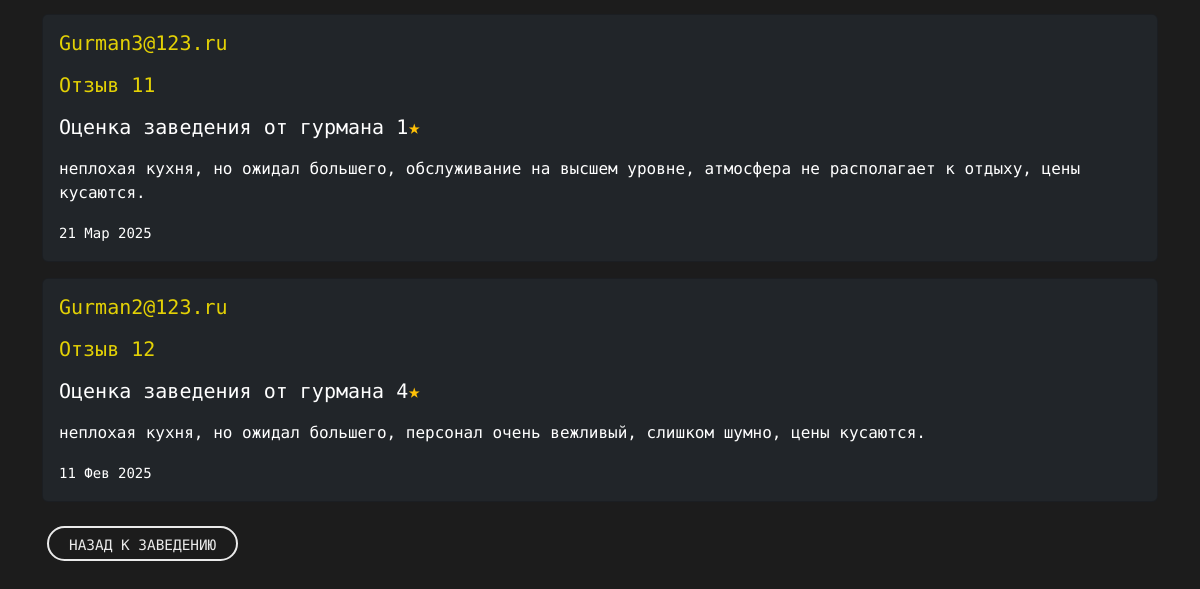
The page /place/peshernaya-temnica/reviews/ (lower part) on the database as committed earlier.
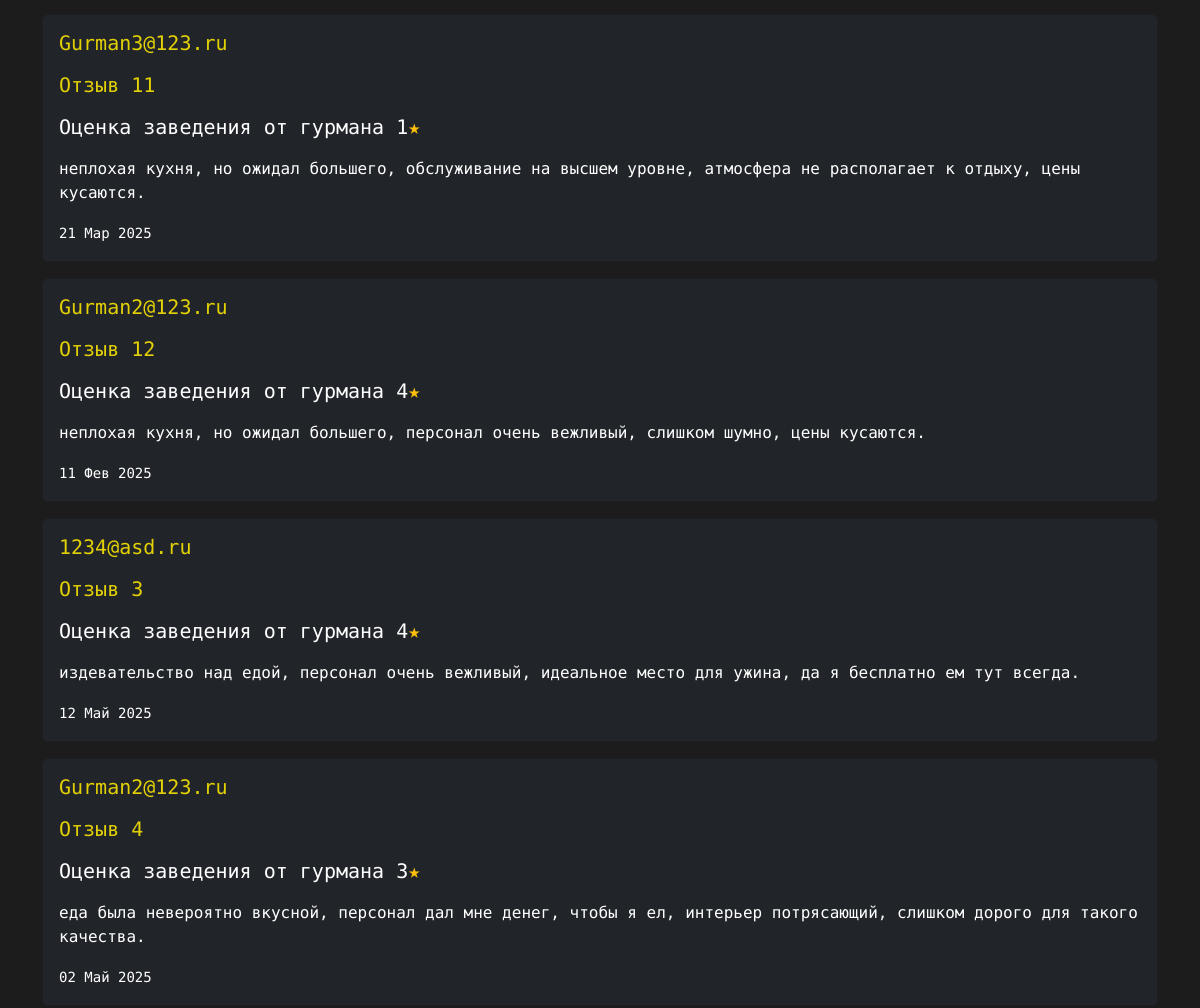
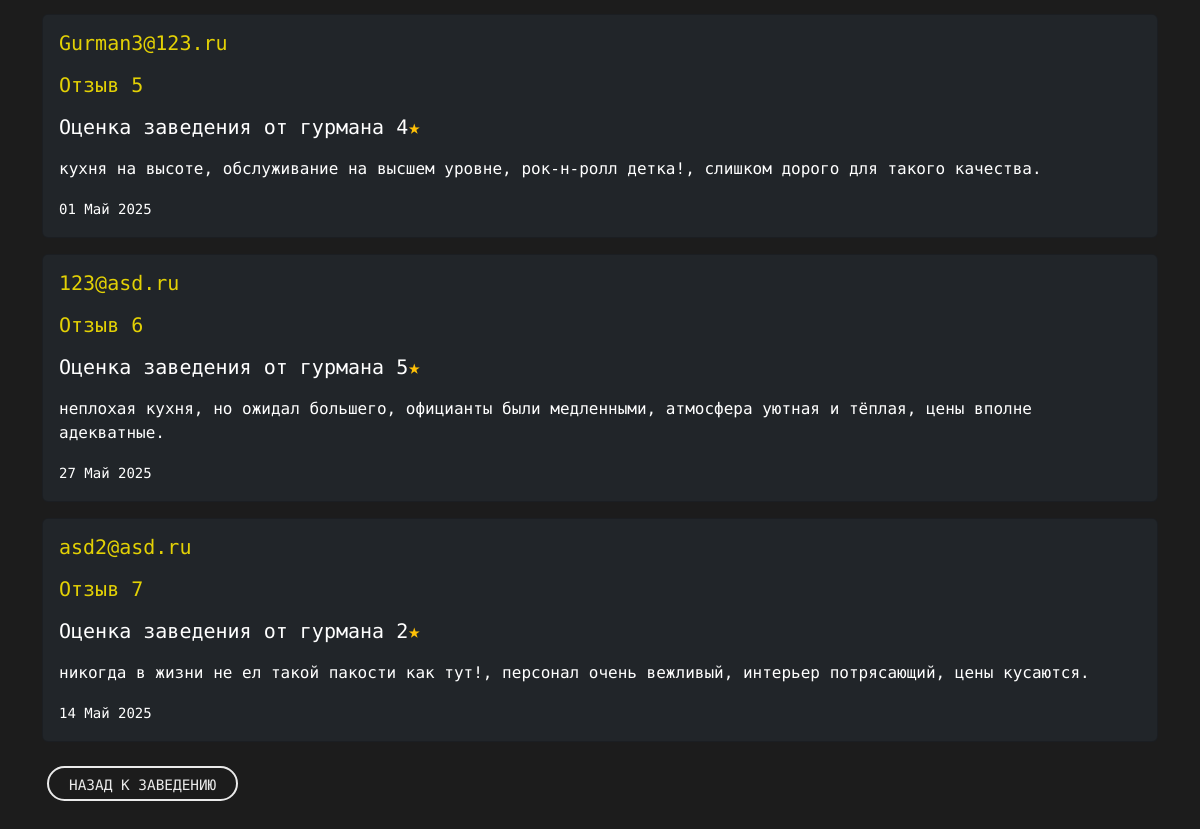
The same page on the database as committed later (2 pictures, top to bottom).
### landing/models.py (models this page shows, shortened)
class Review(models.Model):
    name = models.CharField(max_length=50)
    review_date = models.DateTimeField(auto_now_add=True)
    description = models.TextField()
    gourmand_rating = models.IntegerField(null=True, blank=True, default=None)
    positive_rating = models.IntegerField(default=0)
    negative_rating = models.IntegerField(default=0)
    gourmand = models.ForeignKey(
        settings.AUTH_USER_MODEL,
        on_delete=models.DO_NOTHING,
        related_name='reviews'
    )
    place = models.ForeignKey('Place', on_delete=models.CASCADE, related_name='reviews')
    slug = models.SlugField(max_length=100, blank=True, unique=True, verbose_name="Слаг")

class User(AbstractBaseUser, PermissionsMixin):
    ROLE_CHOICES = (
        ("gourmand", "Гурман"),
        ("owner", "Владелец заведения"),
    )
    email = models.EmailField(unique=True)
    first_name = models.CharField(max_length=30, blank=True)
    last_name = models.CharField(max_length=30, blank=True)
    role = models.CharField(max_length=10, choices=ROLE_CHOICES, default="gourmand", db_index=True)
    is_active = models.BooleanField(default=True)
    is_staff = models.BooleanField(default=False)
    slug = models.SlugField(max_length=100, blank=True, unique=True, verbose_name="Слаг")
    date_joined = models.DateTimeField(auto_now_add=True, db_index=True)
    objects = UserManager()
    USERNAME_FIELD = "email"
    REQUIRED_FIELDS = ["first_name", "last_name"]
    def __str__(self):
        return self.email

### landing/views.py (the view)
# urls.py: path('place/<slug:slug>/reviews/', views.place_reviews, name='place_reviews'),
def place_reviews(request, slug):
  place_obj = get_object_or_404(Place, slug=slug)
  reviews = Review.objects.filter(place=place_obj)
  context = {
    'place': place_obj,
    'reviews': reviews,
  }
  return render(request, 'places/place_reviews.html', context={'place': place_obj, 'reviews': reviews})

### templates/places/place_reviews.html (shortened to what this page needs)
{% extends 'landing/base.html' %}
{% load static %}
{% block content %}
<div class="container my-4 my-md-5">
  {% if reviews %}
    {% for review in reviews %}
      <div class="card bg-dark text-white mb-3">
        <div class="card-body">
          <h5 class="card-title"><a class="link_yellow" href="{% url 'gourmand' review.gourmand_id %}">{{ review.gourmand }}</a>
          </h5>
            <h5 class="card-title"><a class="link_yellow" href="{% url 'review' review.id %}">{{ review.name }}</a>
            <h5 class="card-title">Оценка заведения от гурмана {{ review.gourmand_rating }}<span class="text-warning">★</span>
          </h5>
          <p class="card-text">{{ review.description }}</p>
          <p class="card-text">
            <small>{{ review.review_date|date:"d M Y" }}</small>
          </p>
        </div>
      </div>
    {% endfor %}
  {% else %}
    <div class="alert alert-info" role="alert">
      Отзывов пока нет.
    </div>
  {% endif %}
  <div class="mt-4 button_user">
    <a href="{% url 'place' place.id %}" class="custom-button">Назад к заведению</a>
  </div>
</div>
{% endblock %}

Rows that differ between the two databases and show on the page:
added Review: gourmand "1234@asd.ru", name "Отзыв 3", gourmand_rating "4", description "издевательство над едой, персонал очень вежливый, идеальное место для ужина, да я бесплатно ем тут всегда.", review_date "12 Май 2025"
added Review: gourmand "Gurman2@123.ru", name "Отзыв 4", gourmand_rating "3", description "еда была невероятно вкусной, персонал дал мне денег, чтобы я ел, интерьер потрясающий, слишком дорого для такого качества.", review_date "02 Май 2025"
added Review: gourmand "Gurman3@123.ru", name "Отзыв 5", gourmand_rating "4", description "кухня на высоте, обслуживание на высшем уровне, рок-н-ролл детка!, слишком дорого для такого качества.", review_date "01 Май 2025"
added Review: gourmand "123@asd.ru", name "Отзыв 6", gourmand_rating "5", description "неплохая кухня, но ожидал большего, официанты были медленными, атмосфера уютная и тёплая, цены вполне адекватные.", review_date "27 Май 2025"
added Review: gourmand "asd2@asd.ru", name "Отзыв 7", gourmand_rating "2", description "никогда в жизни не ел такой пакости как тут!, персонал очень вежливый, интерьер потрясающий, цены кусаются.", review_date "14 Май 2025"
